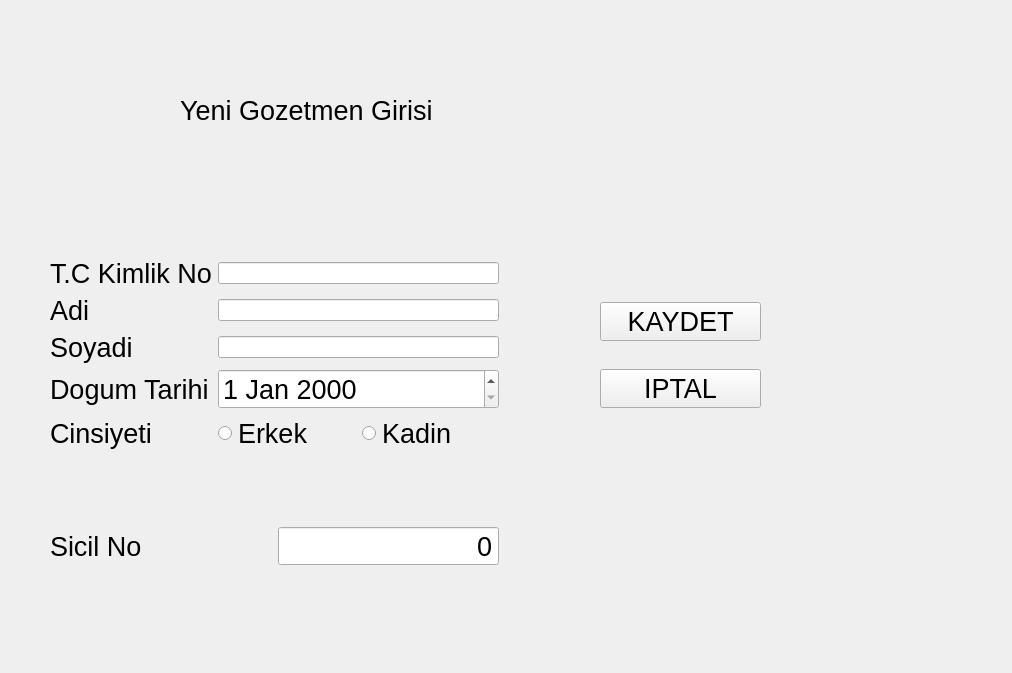
<?xml version="1.0" encoding="UTF-8"?>
<ui version="4.0">
 <class>GozetmenVeriGirisi</class>
 <widget class="QWidget" name="GozetmenVeriGirisi">
  <property name="geometry">
   <rect>
    <x>0</x>
    <y>0</y>
    <width>1012</width>
    <height>673</height>
   </rect>
  </property>
  <property name="windowTitle">
   <string>Form</string>
  </property>
  <widget class="QWidget" name="layoutWidget">
   <property name="geometry">
    <rect>
     <x>600</x>
     <y>280</y>
     <width>161</width>
     <height>151</height>
    </rect>
   </property>
   <layout class="QGridLayout" name="gridLayout">
    <item row="0" column="0">
     <widget class="QPushButton" name="btnKaydet">
      <property name="font">
       <font>
        <pointsize>20</pointsize>
       </font>
      </property>
      <property name="text">
       <string>KAYDET</string>
      </property>
     </widget>
    </item>
    <item row="1" column="0">
     <widget class="QPushButton" name="btnIptal">
      <property name="font">
       <font>
        <pointsize>20</pointsize>
       </font>
      </property>
      <property name="text">
       <string>IPTAL</string>
      </property>
     </widget>
    </item>
   </layout>
  </widget>
  <widget class="QLabel" name="lblBaslik">
   <property name="geometry">
    <rect>
     <x>180</x>
     <y>60</y>
     <width>481</width>
     <height>101</height>
    </rect>
   </property>
   <property name="font">
    <font>
     <pointsize>20</pointsize>
    </font>
   </property>
   <property name="text">
    <string>Yeni Gozetmen Girisi</string>
   </property>
  </widget>
  <widget class="QWidget" name="layoutWidget">
   <property name="geometry">
    <rect>
     <x>50</x>
     <y>190</y>
     <width>449</width>
     <height>444</height>
    </rect>
   </property>
   <layout class="QGridLayout" name="gridLayout_3">
    <item row="1" column="0">
     <widget class="QLabel" name="lblSicilNo">
      <property name="font">
       <font>
        <pointsize>20</pointsize>
       </font>
      </property>
      <property name="text">
       <string>Sicil No</string>
      </property>
     </widget>
    </item>
    <item row="1" column="1">
     <widget class="QSpinBox" name="spnSicilNo">
      <property name="font">
       <font>
        <pointsize>20</pointsize>
       </font>
      </property>
      <property name="alignment">
       <set>Qt::AlignRight|Qt::AlignTrailing|Qt::AlignVCenter</set>
      </property>
      <property name="buttonSymbols">
       <enum>QAbstractSpinBox::NoButtons</enum>
      </property>
     </widget>
    </item>
    <item row="0" column="0" colspan="2">
     <layout class="QGridLayout" name="gridLayout_2">
      <item row="2" column="0">
       <widget class="QLabel" name="lblSoyadi">
        <property name="font">
         <font>
          <pointsize>20</pointsize>
         </font>
        </property>
        <property name="text">
         <string>Soyadi</string>
        </property>
       </widget>
      </item>
      <item row="3" column="0">
       <widget class="QLabel" name="lblDogumTarihi">
        <property name="font">
         <font>
          <pointsize>20</pointsize>
         </font>
        </property>
        <property name="text">
         <string>Dogum Tarihi</string>
        </property>
       </widget>
      </item>
      <item row="2" column="1" colspan="2">
       <widget class="QLineEdit" name="leSoyadi"/>
      </item>
      <item row="4" column="0">
       <widget class="QLabel" name="lblCinsiyeti">
        <property name="font">
         <font>
          <pointsize>20</pointsize>
         </font>
        </property>
        <property name="text">
         <string>Cinsiyeti</string>
        </property>
       </widget>
      </item>
      <item row="1" column="1" colspan="2">
       <widget class="QLineEdit" name="leAdi"/>
      </item>
      <item row="0" column="1" colspan="2">
       <widget class="QLineEdit" name="leTc"/>
      </item>
      <item row="3" column="1" colspan="2">
       <widget class="QDateEdit" name="deDogumTarihi">
        <property name="font">
         <font>
          <pointsize>20</pointsize>
         </font>
        </property>
       </widget>
      </item>
      <item row="1" column="0">
       <widget class="QLabel" name="lblAdi">
        <property name="font">
         <font>
          <pointsize>20</pointsize>
         </font>
        </property>
        <property name="text">
         <string>Adi</string>
        </property>
       </widget>
      </item>
      <item row="4" column="2">
       <widget class="QRadioButton" name="rbKadin">
        <property name="font">
         <font>
          <pointsize>20</pointsize>
         </font>
        </property>
        <property name="text">
         <string>Kadin</string>
        </property>
       </widget>
      </item>
      <item row="0" column="0">
       <widget class="QLabel" name="lblTc">
        <property name="font">
         <font>
          <pointsize>20</pointsize>
         </font>
        </property>
        <property name="text">
         <string>T.C Kimlik No</string>
        </property>
       </widget>
      </item>
      <item row="4" column="1">
       <widget class="QRadioButton" name="rbErkek">
        <property name="font">
         <font>
          <pointsize>20</pointsize>
         </font>
        </property>
        <property name="text">
         <string>Erkek</string>
        </property>
       </widget>
      </item>
     </layout>
    </item>
   </layout>
  </widget>
 </widget>
 <resources/>
 <connections/>
</ui>
